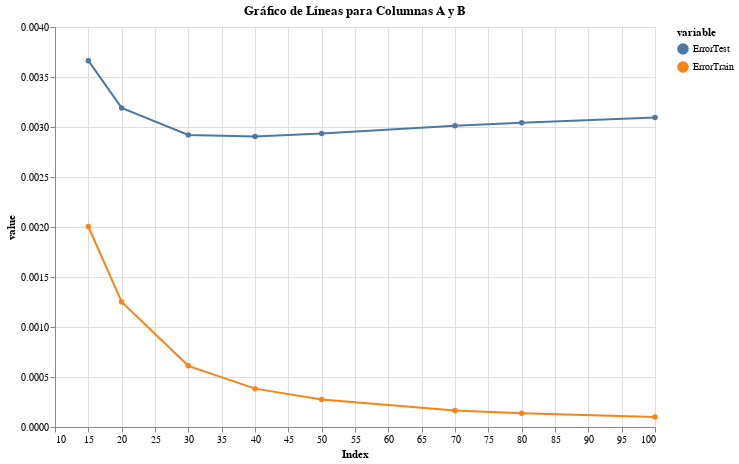

This figure's notebook cell:
### Code cell
# Supongamos que tienes un DataFrame llamado 'df' con columnas "indice", "columna_A" y "columna_B"

# Convertir el DataFrame de pandas a un formato aceptado por Altair
df_altair = pd.melt(df_curve, id_vars=['Index'], value_vars=['ErrorTest', 'ErrorTrain'])

# Crear el gráfico de líneas divididas por color en Altair
line_chart = alt.Chart(df_altair).mark_line(point=True).encode(
    x='Index:Q',
    y='value:Q',
    color='variable:N'
).properties(
    width=600,
    height=400,
    title='Gráfico de Líneas para Columnas A y B'
)

# Mostrar el gráfico
line_chart

### Figure 1 — Vega-Lite specification as saved in the notebook (floating-point values rounded to 4 significant figures)
{"config": {"view": {"continuousWidth": 300, "continuousHeight": 300}}, "data": {"name": "data-07ae2756d81c80282f717574affa57f2"}, "mark": {"type": "line", "point": true}, "encoding": {"color": {"field": "variable", "type": "nominal"}, "x": {"field": "Index", "type": "quantitative"}, "y": {"field": "value", "type": "quantitative"}}, "height": 400, "title": "Gráfico de Líneas para Columnas A y B", "width": 600, "$schema": "https://vega.github.io/schema/vega-lite/v5.14.1.json", "datasets": {"data-07ae2756d81c80282f717574affa57f2": [{"Index": 15, "variable": "ErrorTest", "value": 0.003664}, {"Index": 20, "variable": "ErrorTest", "value": 0.003191}, {"Index": 30, "variable": "ErrorTest", "value": 0.002921}, {"Index": 40, "variable": "ErrorTest", "value": 0.002905}, {"Index": 50, "variable": "ErrorTest", "value": 0.002935}, {"Index": 70, "variable": "ErrorTest", "value": 0.003012}, {"Index": 80, "variable": "ErrorTest", "value": 0.003042}, {"Index": 100, "variable": "ErrorTest", "value": 0.003096}, {"Index": 15, "variable": "ErrorTrain", "value": 0.002005}, {"Index": 20, "variable": "ErrorTrain", "value": 0.001251}, {"Index": 30, "variable": "ErrorTrain", "value": 0.0006118}, {"Index": 40, "variable": "ErrorTrain", "value": 0.0003836}, {"Index": 50, "variable": "ErrorTrain", "value": 0.0002743}, {"Index": 70, "variable": "ErrorTrain", "value": 0.0001641}, {"Index": 80, "variable": "ErrorTrain", "value": 0.000138}, {"Index": 100, "variable": "ErrorTrain", "value": 0.0001003}]}}
